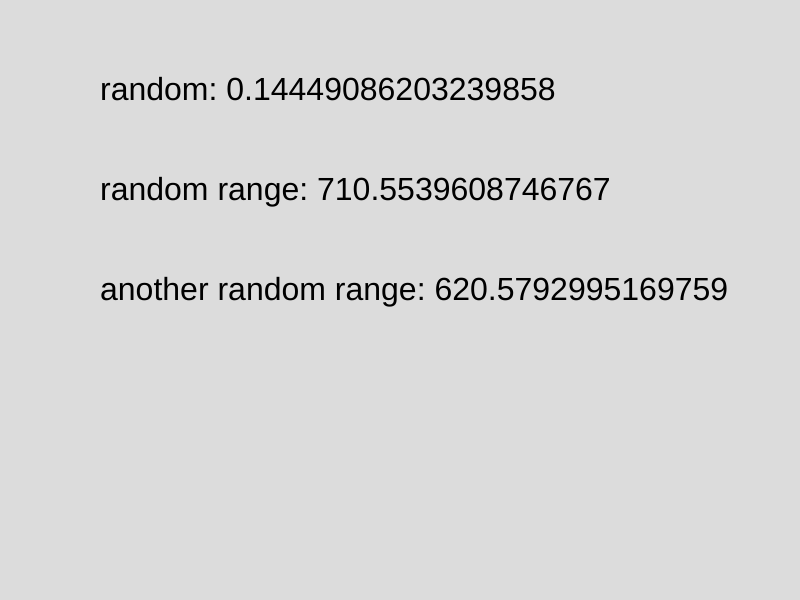
Frame 1 (no input)
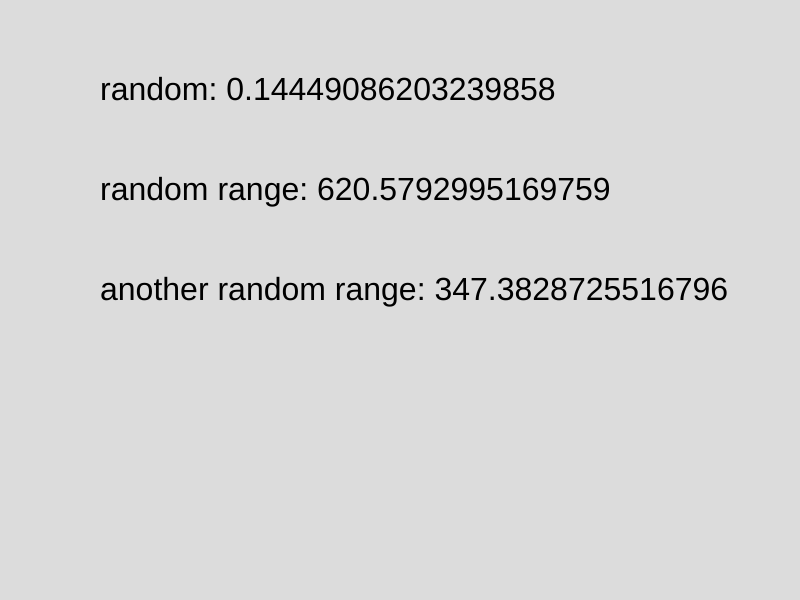
Frame 2 (the mouse pressed at the canvas centre, redrawn once)

The p5.js sketch that drew these frames (run headless with seeded random() and noise() and a simulated clock; the mouse was pressed at the canvas centre and the sketch redrawn once):

// p5.js sketch
// ── sketch.js
let randVal;
let randRange;
let seed;

function setup() {
    createCanvas(800, 600);
    // a random seed fixes the randomness so it returns the 
    // same results each time
    seed = 2344;
    randomSeed(seed);
    randVal = random();
    randRange = random(0, width);
}

function draw() {
    background(220);
    textSize(32);
    text("random: " + randVal, 100, 100);
    text("random range: " + randRange, 100, 200);
    randRange = random(0, width);
    text("another random range: " + randRange, 100, 300);
    noLoop();
}
// ── style.css
* {
    margin: 0;
    padding: 0;
    box-sizing: border-box;
}

body {
    display: flex;
    justify-content: center;
    align-items: center;
    min-height: 100vh;
    background: #f0f0f0;
}
